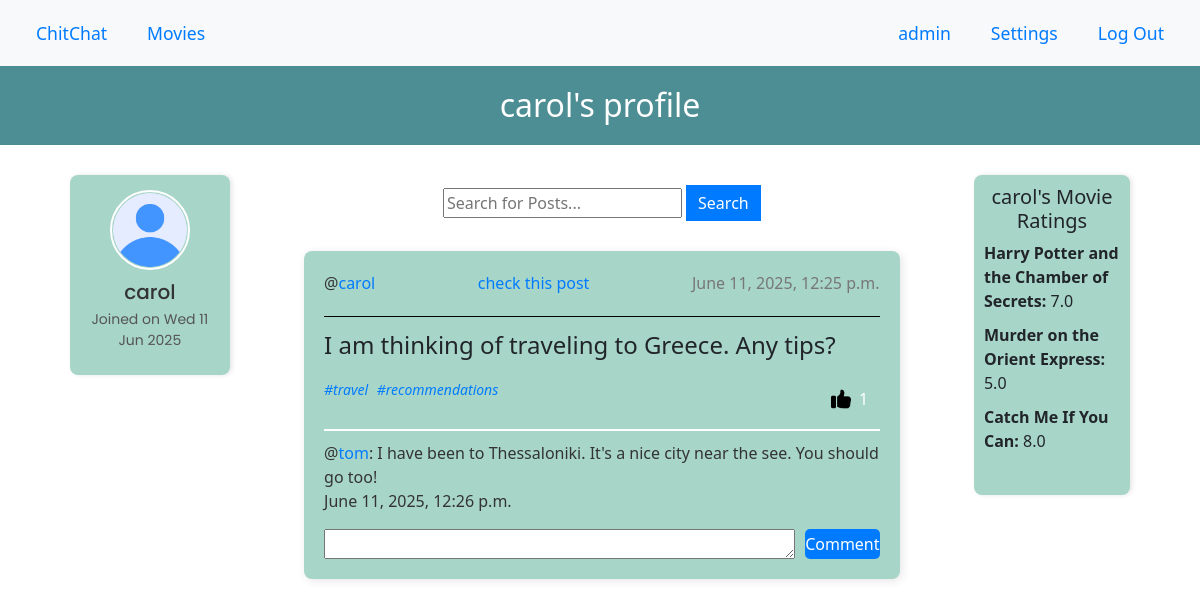
The page /user/carol (signed in) on the database its author committed.
### core/models.py (models this page shows, shortened)
class CustomUser(AbstractUser):
    image = models.ImageField(upload_to="profile_icons", null=True, blank=True) # In ModelForms blank affects the form validation
    email = models.EmailField(unique=True, blank=False) # email is not unique and is not required by default in Django
    def get_groups(self):
        groups = []
        for group in self.groups.all():
            groups.append(group.name)
        return ' '.join(groups)
    get_groups.short_description = 'Groups'

class Post(models.Model):
    author = models.ForeignKey(CustomUser, on_delete=models.CASCADE, related_name="posts")
    content = models.TextField()
    tags = models.ManyToManyField(Tag)
    likes = models.IntegerField(default=0)
    liked_by = models.ManyToManyField(CustomUser)
    created_at = models.DateTimeField(auto_now_add=True)
    updated_at = models.DateTimeField(auto_now=True)
    def get_tags(self):
        return ", ".join([tag.name for tag in self.tags.all()])
    get_tags.short_description = "Tags"

class Tag(models.Model):
    name = models.CharField(max_length=100)
    def __str__(self):
        return self.name

class Comment(models.Model):
    commenter = models.ForeignKey(CustomUser, on_delete=models.CASCADE)
    content = models.TextField()
    post = models.ForeignKey(Post, on_delete=models.CASCADE, related_name="comments")
    created_at = models.DateTimeField(auto_now_add=True)

class Rating(models.Model):
    user = models.ForeignKey(CustomUser, on_delete=models.CASCADE, related_name="personal_ratings")
    movie = models.ForeignKey(Movie, on_delete=models.CASCADE, related_name="ratings")
    rating = models.FloatField()
    created_at = models.DateField(auto_now_add=True)

class Movie(models.Model):
    title = models.CharField(max_length=255)
    release_date = models.DateField()
    overview = models.TextField()
    vote_average = models.FloatField()
    poster_path = models.CharField(max_length=255)
    added_by = models.ForeignKey(CustomUser, on_delete=models.CASCADE, related_name="movies")
    added_at = models.DateField(auto_now_add=True)

### core/views.py (the view)
# urls.py: path("user/<slug:username>", views.CheckUserProfileView.as_view(), name="check_user_profile"),
class CheckUserProfileView(ChitChatView):
    def get(self, request, username):
        user_to_check = CustomUser.objects.get(username=username)
        base_queryset = Post.objects.filter(author__username=username)
        posts = self.get_filtered_posts(request, base_queryset)
        context = self.get_base_context()
        context.update({
            "posts": posts,
            "page_title": f"{username}'s profile",
            "type": "profile",
            "user_to_check": user_to_check
        })
        return render(request, "core/chitchat.html", context=context)

### core/forms.py
class CommentForm(forms.ModelForm):
    class Meta:
        model = Comment
        fields = ["content"]

### core/views.py (called while the page is built)
    def get_base_context(self):
        return {
            "tags": Tag.objects.all(),
            "comments": Comment.objects.all().order_by("-created_at")[:3],
            "form": CommentForm()
        }

    def get_filtered_posts(self, request, base_queryset):
        q_user = request.GET.get("searched_user", "")
        q_post = request.GET.get("searched_post", "")
        return base_queryset.filter(author__username__icontains=q_user).filter(content__icontains=q_post).order_by("-created_at")

### core/templates/core/chitchat.html (shortened to what this page needs)
{% extends "base.html" %}
{% load static %}
{% block css_files %}<link rel="stylesheet" href="{% static 'core/chitchat.css' %}">{% endblock %}
{% block content %}
  <div class="title-box">
      <h1 class="page-title">
        {{ page_title }}
      </h1>
  </div>
  <div class="content-container">
      {% if type == "main" or type == "tags" %}
        {% include "core/tags-component.html" %}
      {% elif type == "profile" %}
        {% include "core/profile-component.html" %}
      {% endif %}
      <div class="main-column">
          {% if type == "main" or type == "tags" or type == "profile" %}
              <div class="post-search">
                  <form method="GET">
                      <input type="search" name="searched_post" placeholder="Search for Posts...">
                      <button type="submit">Search</button>
                  </form>
              </div>
          {% endif %}
          {% if posts %}
              <ul class="post-list">
                {% for post in posts %}
                    <li class="post-item">
                        <div class="post-header">
                            <p class="post-author">
                                @<a href="{% url 'check_user_profile' post.author.username %}">{{ post.author.username }}</a>
                            </p>
                            <p class="post-check">
                                <a class="post-check" href="{% url 'check_post' post.id %}">check this post</a>
                            </p>
                            <p class="post-date">{{ post.created_at }}</p>
                        </div>
                        <p class="post-content">{{ post.content }}</p>
                        <div class="post-footer">
                            <div class="post-tags">
                                {% for tag in post.tags.all %}
                                  <a href="{% url 'sort_by_tag' tag.name %}">#{{ tag }}</a>
                                {% endfor %}
                            </div>
                            <div class="post-edit">
                                    <div>
                                        <button
                                            class="like-button {% if user in post.liked_by.all %}liked{% endif %}"
                                            data-post-id="{{ post.id }}"
                                            title="{% if user in post.liked_by.all %}You already like this Post.{% else %}Like this Post!{% endif %}">
                                            <img src="{% static 'core/images/like.png' %}">
                                            <span class="like-count">{{ post.likes }}</span>
                                        </button>
                                    </div>
                            </div>
                        </div>
                        <div class="post-comments">
                            <ul class="comment-list">
                                {% for comment in post.comments.all %}
                                    <li class="comment-item">
                                        @<a href="{% url 'check_user_profile' comment.commenter.username %}">{{ comment.commenter.username }}</a>: {{ comment.content }}
                                        <p>{{ comment.created_at }}</p>
                                    </li>
                                {% endfor %}
                            </ul>
                        </div>
                        <form action="{% url 'chitchat' %}" method="POST">
                            <div class="form-field">
                                {{ form.content }}
                                <button type="submit" class="submit-btn">Comment</button>
                            </div>
                        </form>
                    </li>
                {% endfor %}
              </ul>
          {% else %}
            <h2 class="no-posts">No posts yet</h2>
          {% endif %}
      </div>
      {% if type == "main" or type == "tags" or type == "specific" %}
        {% include "core/activity-feed-component.html" %}
      {% elif type == "profile" %}
        {% include "core/user-movie-rating-component.html" %}
      {% endif %}
  </div>
{% endblock %}

### templates/base.html (shortened to what this page needs)
{% load static %}
<!DOCTYPE html>
<html lang="en">
<head>
    <link rel="stylesheet" href="{% static 'styles.css' %}">
    <link href="https://cdn.jsdelivr.net/npm/bootstrap@5.3.3/dist/css/bootstrap.min.css" rel="stylesheet">
    {% block css_files %}{% endblock %}
</head>
<body>
  {% if user.is_authenticated %}
      <div class="top-nav">
          <ul class="nav-left">
              <li><a href="{% url 'chitchat' %}">ChitChat</a></li>
              <li><a href="{% url 'movies' %}">Movies</a></li>
          </ul>
          <ul class="nav-right">
              <li><a href="{% url 'check_user_profile' user.username %}">{{ user.username }}</a></li>
              <li>
                  <div class="dropdown">
                      <button class="dropbtn nav-button">Settings</button>
                    </div>
              </li>
              <li>
                  <form action="{% url 'logout' %}" method="POST">
                      <button type="submit" class="nav-button">Log Out</button>
                  </form>
              </li>
          </ul>
      </div>
  {% endif %}
{% block content %}{% endblock %}
</body>
</html>

### core/templates/core/profile-component.html
{% load static %}
<div class="profile-section">
    <img src="{% static 'core/images/user.png' %}">
    <h3>{{ user_to_check.username }}</h3>
    <p>Joined on {{ user_to_check.date_joined|date:"D d M Y" }}</p>
</div>

### core/templates/core/user-movie-rating-component.html
<div class="activity-section">
  <h3>{{ user_to_check.username }}'s Movie Ratings</h3>
  <ul class="activity-list">
    {% for rating in user_to_check.personal_ratings.all %}
      <li class="activity-item"><strong>{{ rating.movie.title }}:</strong> {{ rating.rating }}</li>
    {% endfor %}
  </ul>
</div>

### static/styles.css (style rules this page uses)
body { font-family: "Poppins", sans-serif; }
.top-nav { display: flex; justify-content: space-between; align-items: center; background-color: #f8f9fa; padding: 0.75rem 1.5rem; }
.nav-left, .nav-right { list-style: none; display: flex; gap: 1rem; margin: 0; padding: 0; }
.nav-left li, .nav-right li { display: flex; align-items: center; }
.top-nav a, .nav-button { color: #007bff; text-decoration: none; font-weight: 500; background: none; border: none; padding: 0.5rem 0.75rem; cursor: pointer; font-family: inherit; font-size: 1.1rem; border-radius: 5px; transition: background-color 0.2s ease; }
.dropdown { position: relative; display: inline-block; }
.title-box { background-color: #4d8d94; padding: 20px; text-align: center; width: 100%; margin: 0 auto; margin-bottom: 10px; }
.page-title { color: white; margin: 0; font-size: 2em; }
button { padding: 6px 12px; background-color: #007bff; color: white; border: none; border-radius: 5px; cursor: pointer; font-size: 0.9rem; transition: background-color 0.2s ease; }

### core/static/core/chitchat.css (style rules this page uses)
.content-container { display: flex; justify-content: space-between; margin: 20px; }
.activity-section { width: 20%; position: sticky; top: 0; margin-top: 10px; padding: 10px; margin-right: 50px; background-color: #a7d5c7; box-shadow: 2px 0px 5px rgba(0, 0, 0, 0.1); height: 40vh; overflow-y: auto; border-radius: 8px; }
.activity-section h3 { font-size: 20px; text-align: center; }
.activity-list { list-style-type: none; padding: 0; }
.activity-item { margin-bottom: 10px; }
.profile-section { width: 20%; position: sticky; top: 0; margin-top: 10px; padding: 15px; margin-left: 50px; background-color: #a7d5c7; box-shadow: 2px 0px 5px rgba(0, 0, 0, 0.1); height: 25vh; overflow-y: auto; border-radius: 8px; text-align: center; font-family: 'Poppins', sans-serif; }
.profile-section img { width: 80px; height: 80px; border-radius: 50%; object-fit: cover; margin-bottom: 10px; border: 2px solid #fff; }
.profile-section h3 { font-size: 20px; margin-bottom: 5px; color: #333; }
.profile-section p { font-size: 14px; color: #555; }
.main-column { width: 100%; display: flex; flex-direction: column; }
.post-search, .post-create { display: flex; justify-content: center; margin: 20px 0; }
.post-list { list-style: none; padding: 0; margin: 0 auto; display: flex; flex-direction: column; align-items: center; width: 80%; }
.post-item { background-color: #a7d5c7; padding: 20px; margin: 10px 0; width: 100%; border-radius: 8px; box-shadow: 2px 2px 10px rgba(0, 0, 0, 0.1); }
.post-header { display: flex; justify-content: space-between; font-size: 16px; color: #666; margin-bottom: 10px; padding-bottom: 5px; border-bottom: 1px solid black; }
.post-author { font-size: 1em; color: #333; }
.post-author a { color: #007bff; text-decoration: none; }
.post-check { font-size: 1em; color: #333; }
.post-check a { color: #007bff; text-decoration: none; }
.post-date { color: #777; }
.post-content { font-size: 24px; font-weight: bold color: #444; text-align: left; }
.post-footer { display: flex; justify-content: space-between; }
.post-tags { font-size: 14px; font-style: italic; color: #646567; }
.post-tags a { display: inline; margin-right: 5px; color: #007bff; text-decoration: none; }
.post-edit { display: flex; }
.post-edit button { color: white; cursor: pointer; border: none; border-radius: 4px; display: flex; align-items: center; justify-content: center; width: 40px; height: 40px; padding: 0; margin-right: 10px; }
.post-edit button img { width: 20px; height: 20px; }
.like-button { background: none; border: none; cursor: pointer; display: flex; align-items: center; gap: 0.5rem; }
.post-comments { margin-top: 10px; padding-top: 10px; border-top: 2px solid white; }
.comment-list { list-style: none; padding: 0; margin: 0 auto; font-size: 16px; }
.comment-item { font-size: 1em; color: #333; }
.comment-item a { color: #007bff; text-decoration: none; }
.form-field { margin-top: 15px; display: flex; }
textarea { width: 100%; height: 30px; margin-right: 10px }
.submit-btn { width: 15%; padding: 0px; font-size: 16px; background-color: #007bff; color: white; border: none; border-radius: 5px; cursor: pointer; transition: background-color 0.3s; }

### rows shown on the page
CustomUser: username "admin"
CustomUser: username "carol", date_joined "Wed 11 Jun 2025"
Post: author.username "carol", created_at "June 11, 2025, 12:25 p.m.", content "I am thinking of traveling to Greece. Any tips?", likes "1"
Tag: name "travel"
Tag: name "recommendations"
Comment: commenter.username "tom", content "I have been to Thessaloniki. It's a nice city near the see. You should go too!", created_at "June 11, 2025, 12:26 p.m."
Rating: movie "Harry Potter and the Chamber of Secrets", rating "7.0"
Rating: movie "Murder on the Orient Express", rating "5.0"
Rating: movie "Catch Me If You Can", rating "8.0"

### other values the page prints
{{ page_title }} "carol's profile"
